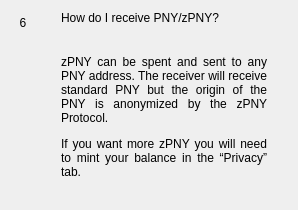
                  <widget class="QWidget" name="widgetFaq6" native="true">
                   <layout class="QHBoxLayout" name="horizontalpage_6" stretch="0,1">
                    <item alignment="Qt::AlignTop">
                     <widget class="QLabel" name="labelNumber6">
                      <property name="minimumSize">
                       <size>
                        <width>24</width>
                        <height>24</height>
                       </size>
                      </property>
                      <property name="maximumSize">
                       <size>
                        <width>16777215</width>
                        <height>24</height>
                       </size>
                      </property>
                      <property name="text">
                       <string>6</string>
                      </property>
                      <property name="alignment">
                       <set>Qt::AlignCenter</set>
                      </property>
                     </widget>
                    </item>
                    <item>
                     <layout class="QVBoxLayout" name="verticalLayoutpage_6">
                      <property name="spacing">
                       <number>0</number>
                      </property>
                      <property name="leftMargin">
                       <number>20</number>
                      </property>
                      <property name="rightMargin">
                       <number>20</number>
                      </property>
                      <item>
                       <widget class="QLabel" name="labelSubtitle6">
                        <property name="text">
                         <string>How do I receive PNY/zPNY?</string>
                        </property>
                        <property name="wordWrap">
                         <bool>true</bool>
                        </property>
                       </widget>
                      </item>
                      <item>
                       <spacer name="verticalSpacer_60">
                        <property name="orientation">
                         <enum>Qt::Vertical</enum>
                        </property>
                        <property name="sizeType">
                         <enum>QSizePolicy::Fixed</enum>
                        </property>
                        <property name="sizeHint" stdset="0">
                         <size>
                          <width>20</width>
                          <height>30</height>
                         </size>
                        </property>
                       </spacer>
                      </item>
                      <item>
                       <widget class="QLabel" name="labelContent6">
                        <property name="text">
                         <string>
                           &lt;html&gt;&lt;head/&gt;&lt;body&gt;&lt;p align=&quot;justify&quot;&gt;
                           zPNY can be spent and sent to any PNY address. The receiver will
                           receive standard PNY but the origin of the PNY is anonymized by the zPNY Protocol.
                           &lt;/p&gt;&lt;p align=&quot;justify&quot;&gt;
                           If you want more zPNY you will need to mint your balance in the “Privacy” tab.
                           &lt;/p&gt;&lt;/body&gt;&lt;/html&gt;
                         </string>
                        </property>
                        <property name="alignment">
                         <set>Qt::AlignLeading|Qt::AlignLeft|Qt::AlignTop</set>
                        </property>
                        <property name="wordWrap">
                         <bool>true</bool>
                        </property>
                       </widget>
                      </item>
                      <item>
                       <spacer name="verticalSpacer_61">
                        <property name="orientation">
                         <enum>Qt::Vertical</enum>
                        </property>
                        <property name="sizeHint" stdset="0">
                         <size>
                          <width>20</width>
                          <height>20</height>
                         </size>
                        </property>
                       </spacer>
                      </item>
                     </layout>
                    </item>
                   </layout>
                  </widget>
